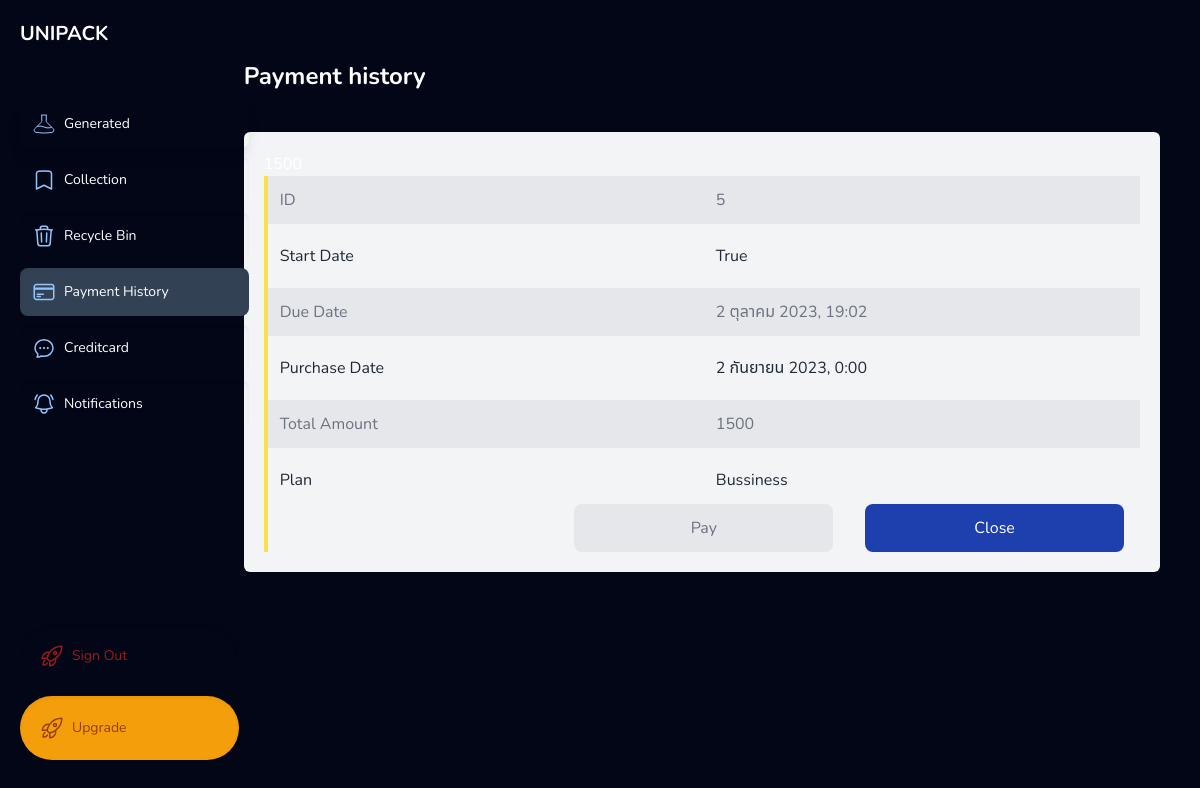
/profile/payment/5 (signed in), run on the app's committed database.
### app_gen/models.py (models this page shows, shortened)
class Transaction(models.Model):
    upgrade_id = models.BigAutoField(auto_created=True, primary_key=True, serialize=False, verbose_name='ID')
    acc_id = models.ForeignKey(User, on_delete=models.CASCADE)
    start_date = models.DateTimeField(null=True)
    duedate = models.DateTimeField(null=True)
    status = models.BooleanField(default=False)
    purchase_date = models.DateTimeField(null=True,blank=True)
    total_amount = models.IntegerField(default=1)

class Class(models.Model):
    class_id = models.BigAutoField(auto_created=True, primary_key=True, serialize=False, verbose_name='ID')
    class_name = models.CharField(max_length=100,null=False)
    class_detail = models.CharField(max_length=1000,default="")
    class_price = models.FloatField(default=0,null=False)
    max_gen_per_date = models.IntegerField(default=0,null=False)
    class Meta:
        verbose_name_plural = "Classes"

### app_gen/views.py (the view)
# urls.py: path('profile/payment/<id>',views.paymentDetail,name='paymentDetail'),
def paymentDetail(request,id):
    try:
        transection = Transaction.objects.get(acc_id=request.session['uid'],upgrade_id=id)
        classObj = Class.objects.get(class_price=transection.total_amount)
        logined  = loginCheck(request)
        context = {}
        if logined:
            username = request.session['username']
            pic = request.session['pic']
            context = {'logined':logined,'username':username,'pic':pic,'payment':'bg-slate-700','pay':transection,'plan':classObj,'notices':NoticesCheck(request)}
        else:
            return HttpResponseRedirect(reverse('login'))
        return render(request,'app_gen/paymentDetail.html',context)
    except:
        pass
    return redirect('payment')

### app_gen/views.py (called while the page is built)
def loginCheck(request):
    if 'uid' in request.session:
        request.session['logined'] = True
        return True
    else:
        return False

def NoticesCheck(request):
    noti  = Notification.objects.filter(acc_id=request.session['uid'],is_read=False).count()
    return noti

### app_gen/templates/app_gen/paymentDetail.html (shortened to what this page needs)
{% extends "app_gen/components/base_profile.html" %}
{% block title %}
<div class="mt-5">Payment history</div>
{% endblock %}
{% block content %}
<div class="grid gap-4 z-0 rounded-md border-1 bg-gray-100 p-5 ">
    <form method="POST" action="/transections/{{pay.upgrade_id}}">
        <input type="text" name="cost" value="{{ pay.total_amount}}">
        <div class="text-gray-800  grid grid-cols-2  gap-y-2 border-l-4 border-yellow-300 ">
            <div class="p-3 text-gray-500 bg-gray-200">ID </div>
            <div class="p-3 text-gray-500 bg-gray-200">{{ pay.upgrade_id}}</div>
            <div class="p-3 ">Start Date </div>
            <div class="p-3 ">{{ pay.status}}</div>
            <div class="p-3 text-gray-500 bg-gray-200">Due Date</div>
            <div class="p-3 text-gray-500 bg-gray-200">{{ pay.duedate}}</div>
            <div class="p-3 ">Purchase Date </div>
            <div class="p-3 ">{{ pay.purchase_date}}</div>
            <div class="p-3 text-gray-500 bg-gray-200">Total Amount </div>
            <div class="p-3 text-gray-500 bg-gray-200">{{ pay.total_amount}}</div>
            <div class="p-3">Plan</div>
            <div class="p-3"><input readonly type="text" name="plan" value="{{ plan.class_name }}"></div>
        </div>
        <div class="text-gray-800  grid grid-cols-3 items-end  gap-y-2 border-l-4 border-yellow-300 ">
            {% if pay.status %}
            <a href="#"
                class="cursor-default bg-gray-200 rounded-lg p-3 mx-4  text-gray-500 text-center duration-150"><button
                    class="cursor-default">Pay</button></a>
            {% else %}
            <input type="text" name="payment" value="ID" hidden>
            <button type="submit" value="pay" name="submit"
                class="bg-gray-800 rounded-lg p-3 mx-4 hover:bg-gray-900 text-white text-center duration-150">Pay</button>
            {% endif %}
            <a href="/profile/payment"
                class="bg-blue-800 rounded-lg p-3 mx-4 hover:bg-blue-900 text-white text-center duration-150"><button>Close</button></a>
        </div>
    </form>
</div>
{% endblock %}

### app_gen/static/app_gen/style.css (style rules this page uses)
* { font-family: 'Nunito','Noto Sans Thai', sans-serif,'LineSeed'; }

### app_gen/templates/app_gen/components/base_profile.html (style rules this page uses)
* { font-family: 'Nunito','Noto Sans Thai', sans-serif,'LineSeed'; }

### app_gen/templates/app_gen/paymentDetail.html (style rules this page uses)
[type=text] { background-color: unset; border: 0; padding: 0; }

### data on the page
Transaction: cost "1500", upgrade_id "5", status "True", duedate "2 ตุลาคม 2023, 19:02", purchase_date "2 กันยายน 2023, 0:00", total_amount "1500"
Class: plan "Bussiness"
